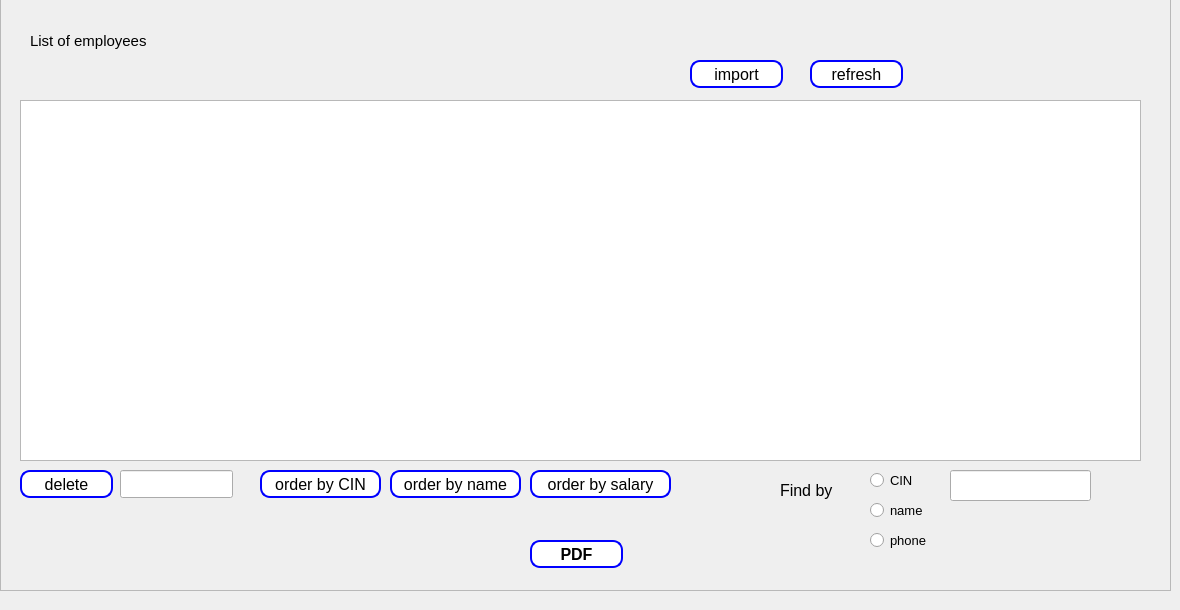
      <widget class="QWidget" name="display">
       <attribute name="title">
        <string>Display</string>
       </attribute>
       <widget class="QFrame" name="frame_9">
        <property name="geometry">
         <rect>
          <x>0</x>
          <y>-10</y>
          <width>1171</width>
          <height>601</height>
         </rect>
        </property>
        <property name="frameShape">
         <enum>QFrame::StyledPanel</enum>
        </property>
        <property name="frameShadow">
         <enum>QFrame::Raised</enum>
        </property>
        <widget class="QLabel" name="label_20">
         <property name="geometry">
          <rect>
           <x>30</x>
           <y>40</y>
           <width>251</width>
           <height>21</height>
          </rect>
         </property>
         <property name="font">
          <font>
           <pointsize>11</pointsize>
          </font>
         </property>
         <property name="text">
          <string>List of employees</string>
         </property>
        </widget>
        <widget class="QTableView" name="listEmployetableView">
         <property name="geometry">
          <rect>
           <x>20</x>
           <y>110</y>
           <width>1121</width>
           <height>361</height>
          </rect>
         </property>
        </widget>
        <widget class="QPushButton" name="refreshTableV">
         <property name="geometry">
          <rect>
           <x>810</x>
           <y>70</y>
           <width>93</width>
           <height>28</height>
          </rect>
         </property>
         <property name="styleSheet">
          <string notr="true">QPushButton {
    background-color: #ffffff; /* Fond blanc */
    border: 2px solid blue; /* Bordure bleue */
    border-radius: 10px; /* Coins arrondis */
    padding: 1px 2px; /* Espacement intérieur */
    color: black; /* Couleur du texte */
    font-size: 16px; /* Taille de la police */
}

QPushButton:hover {
    background-color: blue; /* Nouvelle couleur de fond au survol */
    color: white; /* Nouvelle couleur de texte au survol */
}</string>
         </property>
         <property name="text">
          <string>refresh</string>
         </property>
        </widget>
        <widget class="QPushButton" name="deletePushButton">
         <property name="geometry">
          <rect>
           <x>20</x>
           <y>480</y>
           <width>93</width>
           <height>28</height>
          </rect>
         </property>
         <property name="styleSheet">
          <string notr="true">QPushButton {
    background-color: #ffffff; /* Fond blanc */
    border: 2px solid blue; /* Bordure bleue */
    border-radius: 10px; /* Coins arrondis */
    padding: 1px 2px; /* Espacement intérieur */
    color: black; /* Couleur du texte */
    font-size: 16px; /* Taille de la police */
}

QPushButton:hover {
    background-color: blue; /* Nouvelle couleur de fond au survol */
    color: white; /* Nouvelle couleur de texte au survol */
}</string>
         </property>
         <property name="text">
          <string>delete</string>
         </property>
        </widget>
        <widget class="QLineEdit" name="cinDlineEdit">
         <property name="geometry">
          <rect>
           <x>120</x>
           <y>480</y>
           <width>113</width>
           <height>28</height>
          </rect>
         </property>
        </widget>
        <widget class="QPushButton" name="triCinPushButton">
         <property name="geometry">
          <rect>
           <x>260</x>
           <y>480</y>
           <width>121</width>
           <height>28</height>
          </rect>
         </property>
         <property name="styleSheet">
          <string notr="true">QPushButton {
    background-color: #ffffff; /* Fond blanc */
    border: 2px solid blue; /* Bordure bleue */
    border-radius: 10px; /* Coins arrondis */
    padding: 1px 2px; /* Espacement intérieur */
    color: black; /* Couleur du texte */
    font-size: 16px; /* Taille de la police */
}

QPushButton:hover {
    background-color: blue; /* Nouvelle couleur de fond au survol */
    color: white; /* Nouvelle couleur de texte au survol */
}</string>
         </property>
         <property name="text">
          <string>order by CIN</string>
         </property>
        </widget>
        <widget class="QPushButton" name="triNomPushButton">
         <property name="geometry">
          <rect>
           <x>390</x>
           <y>480</y>
           <width>131</width>
           <height>28</height>
          </rect>
         </property>
         <property name="styleSheet">
          <string notr="true">QPushButton {
    background-color: #ffffff; /* Fond blanc */
    border: 2px solid blue; /* Bordure bleue */
    border-radius: 10px; /* Coins arrondis */
    padding: 1px 2px; /* Espacement intérieur */
    color: black; /* Couleur du texte */
    font-size: 16px; /* Taille de la police */
}

QPushButton:hover {
    background-color: blue; /* Nouvelle couleur de fond au survol */
    color: white; /* Nouvelle couleur de texte au survol */
}</string>
         </property>
         <property name="text">
          <string>order by name</string>
         </property>
        </widget>
        <widget class="QLineEdit" name="lineEdit">
         <property name="geometry">
          <rect>
           <x>950</x>
           <y>480</y>
           <width>141</width>
           <height>31</height>
          </rect>
         </property>
        </widget>
        <widget class="QRadioButton" name="nomRadioButton">
         <property name="geometry">
          <rect>
           <x>870</x>
           <y>480</y>
           <width>61</width>
           <height>20</height>
          </rect>
         </property>
         <property name="font">
          <font>
           <pointsize>10</pointsize>
          </font>
         </property>
         <property name="text">
          <string>CIN</string>
         </property>
        </widget>
        <widget class="QRadioButton" name="CinRadioButton_2">
         <property name="geometry">
          <rect>
           <x>870</x>
           <y>510</y>
           <width>71</width>
           <height>20</height>
          </rect>
         </property>
         <property name="font">
          <font>
           <pointsize>10</pointsize>
          </font>
         </property>
         <property name="text">
          <string>name</string>
         </property>
        </widget>
        <widget class="QLabel" name="label_6">
         <property name="geometry">
          <rect>
           <x>780</x>
           <y>490</y>
           <width>71</width>
           <height>21</height>
          </rect>
         </property>
         <property name="font">
          <font>
           <pointsize>12</pointsize>
          </font>
         </property>
         <property name="text">
          <string>Find by</string>
         </property>
        </widget>
        <widget class="QPushButton" name="PDFpushButton">
         <property name="geometry">
          <rect>
           <x>530</x>
           <y>550</y>
           <width>93</width>
           <height>28</height>
          </rect>
         </property>
         <property name="font">
          <font>
           <family>MS Shell Dlg 2</family>
           <pointsize>-1</pointsize>
           <weight>75</weight>
           <bold>true</bold>
          </font>
         </property>
         <property name="styleSheet">
          <string notr="true">QPushButton {
    background-color: #ffffff; /* Fond blanc */
    border: 2px solid blue; /* Bordure bleue */
    border-radius: 10px; /* Coins arrondis */
    padding: 1px 2px; /* Espacement intérieur */
    color: black; /* Couleur du texte */
    font-size: 16px; /* Taille de la police */
}

QPushButton:hover {
    background-color: blue; /* Nouvelle couleur de fond au survol */
    color: white; /* Nouvelle couleur de texte au survol */
}</string>
         </property>
         <property name="text">
          <string>PDF</string>
         </property>
        </widget>
        <widget class="QPushButton" name="triSalaryPushButton">
         <property name="geometry">
          <rect>
           <x>530</x>
           <y>480</y>
           <width>141</width>
           <height>28</height>
          </rect>
         </property>
         <property name="styleSheet">
          <string notr="true">QPushButton {
       background-color: #ffffff; /* Fond blanc */
       border: 2px solid blue; /* Bordure bleue */
       border-radius: 10px; /* Coins arrondis */
       padding: 1px 2px; /* Espacement intérieur */
       color: black; /* Couleur du texte */
       font-size: 16px; /* Taille de la police */
   }
   
   QPushButton:hover {
       background-color: blue; /* Nouvelle couleur de fond au survol */
       color: white; /* Nouvelle couleur de texte au survol */
   }</string>
         </property>
         <property name="text">
          <string>order by salary</string>
         </property>
        </widget>
        <widget class="QRadioButton" name="PhoneradioButton">
         <property name="geometry">
          <rect>
           <x>870</x>
           <y>540</y>
           <width>97</width>
           <height>20</height>
          </rect>
         </property>
         <property name="font">
          <font>
           <pointsize>10</pointsize>
          </font>
         </property>
         <property name="text">
          <string>phone</string>
         </property>
        </widget>
        <widget class="QPushButton" name="importCSV">
         <property name="geometry">
          <rect>
           <x>690</x>
           <y>70</y>
           <width>93</width>
           <height>28</height>
          </rect>
         </property>
         <property name="styleSheet">
          <string notr="true">QPushButton {
       background-color: #ffffff; /* Fond blanc */
       border: 2px solid blue; /* Bordure bleue */
       border-radius: 10px; /* Coins arrondis */
       padding: 1px 2px; /* Espacement intérieur */
       color: black; /* Couleur du texte */
       font-size: 16px; /* Taille de la police */
   }
   
   QPushButton:hover {
       background-color: blue; /* Nouvelle couleur de fond au survol */
       color: white; /* Nouvelle couleur de texte au survol */
   }</string>
         </property>
         <property name="text">
          <string>import</string>
         </property>
        </widget>
       </widget>
      </widget>
